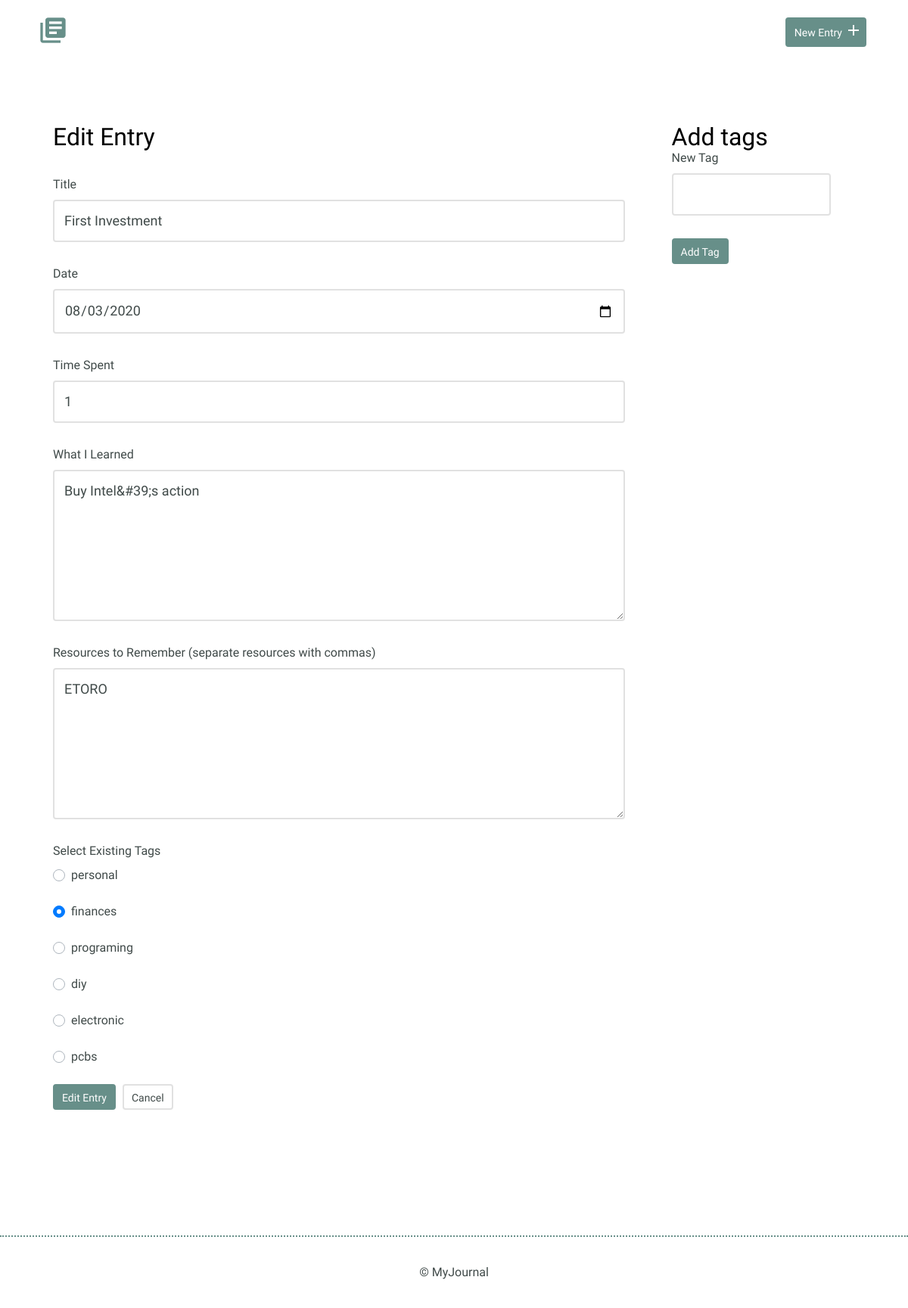
Screenshot of /edit.php?id=6 with the database file from the repository.
### tables this page shows
CREATE TABLE "entries" (
	`id`	INTEGER,
	`title`	TEXT,
	`date`	TEXT,
	`time_spent`	INTEGER,
	`learned`	BLOB,
	`resources`	BLOB,
	PRIMARY KEY(`id`)
);

CREATE TABLE "tags" (
	"id"	INTEGER,
	"tag"	TEXT UNIQUE,
	PRIMARY KEY("id" AUTOINCREMENT)
);

### inc/functions.php (called while the page is built, shortened)
<?php
    function get_specific_entry($ID){
        include('connection.php');
        $sql = 'SELECT * FROM entries WHERE id = ?';
        try {
            $results = $db -> prepare($sql);
            $results -> bindValue(1, $ID, PDO::PARAM_INT);
            $results -> execute();
        } catch (Exception $e) {
            echo "Error!: " . $e -> getMessage() . "<br />";
            return false;
        }
        return $results -> fetch();
    }
    function get_tags_entry($ID){
        include('connection.php');
        $sql = 'SELECT tags.id, tags.tag FROM entries_tags_relation '
                . 'INNER JOIN entries ON entries_tags_relation.entry_id = entries.id '
                . 'INNER JOIN tags ON entries_tags_relation.tag_id = tags.id '
		        . 'WHERE entries.id = ?';
        try {
            $results = $db -> prepare($sql);
            $results -> bindValue(1, $ID, PDO::PARAM_INT);
            $results -> execute();
        } catch (Exception $e) {
            echo "Error: "  . $e -> getMessage() . '<br/>';
            return array();
        }
        return $results -> fetchAll(PDO::FETCH_ASSOC);
    }
    function get_all_tags(){
        include('connection.php');
        $sql = 'SELECT id, tag FROM tags';
        try {
            $results = $db -> query($sql);
        } catch (Exception $e) {
            echo "Error: "  . $e -> getMessage() . '<br/>';
            return array();
        }
        return $results -> fetchAll(PDO::FETCH_ASSOC);
    }
?>

### edit.php (the view, shortened to what this page needs)
<?php
    require 'inc/functions.php';
    $entry_id = $title = $date = $time = $learned = $resources = $tag ='' ;
    $selected_tags = array();
    if (isset($_GET['id'])) {
        list($entry_id, $title, $date, $time, $learned, $resources)  = get_specific_entry(filter_input(INPUT_GET, 'id', FILTER_SANITIZE_NUMBER_INT));
        foreach(get_tags_entry($entry_id) as $item) {
            array_push($selected_tags, $item['id']);
        }
    }
    include 'inc/header.php';
?>
<div class="container row">
    <div class="col-9">
        <div class="edit-entry">
            <h2>Edit Entry</h2>
                <form method="post" action="edit.php">
                        <label for="title"> Title</label>
                        <input id="title" type="text" name="title" value="<?php echo htmlspecialchars($title)?>"><br>
                        <label for="date">Date</label>
                        <input id="date" type="date" name="date" value="<?php echo htmlspecialchars($date)?>"><br>
                        <label for="time-spent"> Time Spent</label>
                        <input id="time-spent" type="text" name="timeSpent" value="<?php echo htmlspecialchars($time)?>"><br>
                        <label for="what-i-learned">What I Learned</label>
                        <textarea id="what-i-learned" rows="5" name="whatILearned"><?php echo htmlspecialchars($learned)?></textarea>
                        <label for="resources-to-remember">Resources to Remember (separate resources with commas)</label>
                        <textarea id="resources-to-remember" rows="5" name="ResourcesToRemember"><?php echo htmlspecialchars($resources)?></textarea>
                        <label for="tags">Select Existing Tags</label>
                        <?php
                            foreach (get_all_tags() as $item) {
                                echo    '<div class="custom-control custom-radio">';
                                echo '<label class="custom-control-label" for="tag' . $item['id'] . '">' . $item['tag'] . '</label>'
                                        . '</div>';
                                echo '<br>';
                            }
                        ?>
                        <input type="submit" value="Edit Entry" class="button">
                    <?php echo '<a href="detail.php?id=' . $entry_id .'"' . 'class="button button-secondary">' ?> Cancel</a>
                </form>
        </div>
    </div>
    <div class="col-3">
        <div class="entry-list single">
            <h2>Add tags</h2>
            <form method="post" action="edit.php">
                 <label for="new-tag">New Tag</label>
                 <input id="new-tag" type="text" name="new-tag" value=""><br>
                <input type="submit" value="Add Tag" class="button">
            </form>
        </div>
    </div>
</div>
<?php
    include 'inc/footer.php';
?>

### css/site.css (style rules this page uses)
body { font-size: 16px; color: #404a49; font-family: 'Cousine', serif; font-weight: 400; }
.container { margin: 0 auto; padding: 0 25px; }
.button { padding: 8px 10px 6px 10px; background: #678f89; border: 2px solid #678f89; border-radius: 4px; text-decoration: none; color: #FFF; position: relative; text-align: center; font-size: 14px; }
.button.button-secondary { background: #FFF; border: 2px solid #e1e1e1; color: #404a49; }
h1, h2, h3 { margin: 0; font-weight: 400; line-height: 1em; color: #000; }
h2 { font-size: 32px; }
.entry-list, .edit-entry, .new-entry { max-width: 800px; margin: 0 auto; padding: 70px 0 150px 0; }
.edit-entry h2, .new-entry h2 { margin-bottom: 35px; }
.entry-list.single { padding-bottom: 70px; }
form label { display: block; margin-bottom: 8px; }
form input[type=text], form input[type=password], form input[type=date], form textarea { border: 2px solid #e1e1e1; font-size: 18px; line-height: 1.8em; padding:10px 13px; margin-bottom: 30px; border-radius: 4px; width: calc(100% - 32px); }
.edit-entry form textarea, .new-entry form textarea { min-height: 200px; }
input[type=submit] { margin-right: 5px; }

### rows the page displays
entries: title "First Investment", date "08/03/2020", timeSpent "1", whatILearned "Buy Intel&#39;s action", ResourcesToRemember "ETORO"
tags: tag "personal"
tags: tag "programing"
tags: tag "diy"
tags: tag "electronic"
tags: tag "pcbs"

### other values shown
$item['tag'] "finances"
